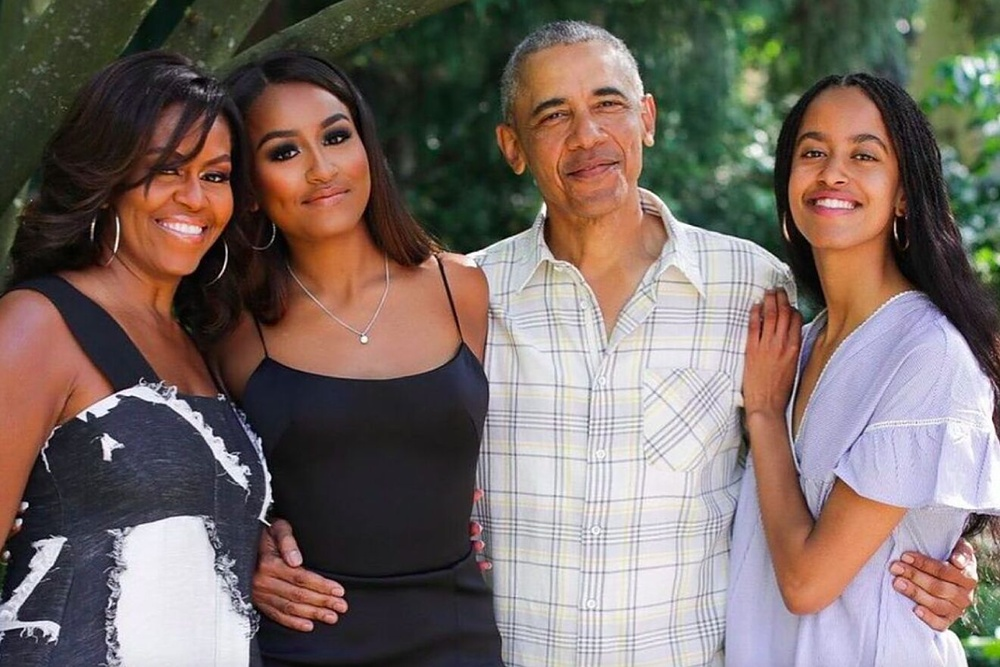
#> input picture train/obama/16723221568690.jpg, 1000 x 667 px, shrunk from 1320 x 881 before the run
$ python '20. faceRecognitionTraining.py'
#> lines starting #> are read from the running program, lines starting #| are printed output that depends on the picture
import os
import cv2 as cv
import numpy as np

# [5 lines of commented-out code are left out]


people = ['obama', 'mandela', 'trump']


DIR = r'./train'

haar_cascade = cv.CascadeClassifier("./haarcascade_frontalface_default.xml")

features = []
labels = []

def create_train():
    for person in people:
        path = os.path.join(DIR, person)
        # print(path)
        label = people.index(person)

        for img in os.listdir(path):
            img_path = os.path.join(path,img)

            img_array = cv.imread(img_path)
#> img_array is the input picture: shape (667, 1000, 3); mean B, G, R 101.8, 107.7, 120.8
            # print(img_array)
            gray = cv.cvtColor(img_array, cv.COLOR_BGR2GRAY)
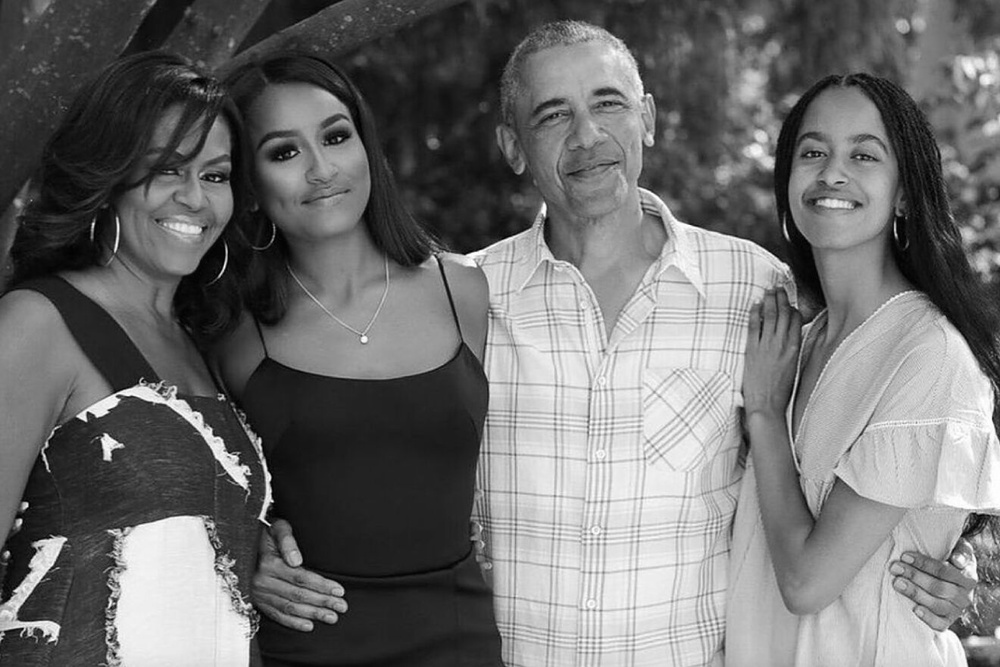
#> gray: shape (667, 1000); min 0, max 255, mean 110.9

            faces_react = haar_cascade.detectMultiScale(gray, scaleFactor=1.1, minNeighbors=4)
#> faces_react = [[774, 102, 131, 131], [130, 129, 122, 122], [238, 85, 153, 153], [775, 155, 121, 121], [503, 42, 169, 169]]

            for (x,y,w,h) in faces_react:
                faces_roi = gray[y:y+h, x:x+w]
                features.append(faces_roi)
                labels.append(label)
#> this loop made 5 passes
#> pass 1, in create_train, `faces_roi = gray[y:y+h, x:x+w]`:
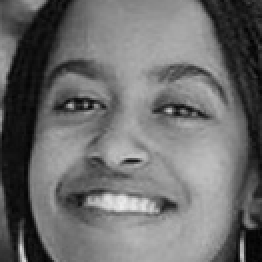
#> faces_roi: shape (131, 131) (shown 2 times larger); min 2, max 237, mean 108.5
#> pass 2, in create_train, `faces_roi = gray[y:y+h, x:x+w]`:
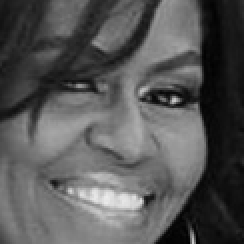
#> faces_roi: shape (122, 122) (shown 2 times larger); min 2, max 236, mean 86.5
#> pass 3, in create_train, `faces_roi = gray[y:y+h, x:x+w]`:
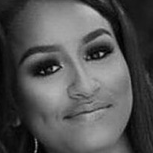
#> faces_roi: shape (153, 153); min 0, max 203, mean 83.7
#> after the loop, features = 5 items; labels = [0, 0, 0, 0, 0]
#> pass 2 of the loop in create_train, `for person in people:`:
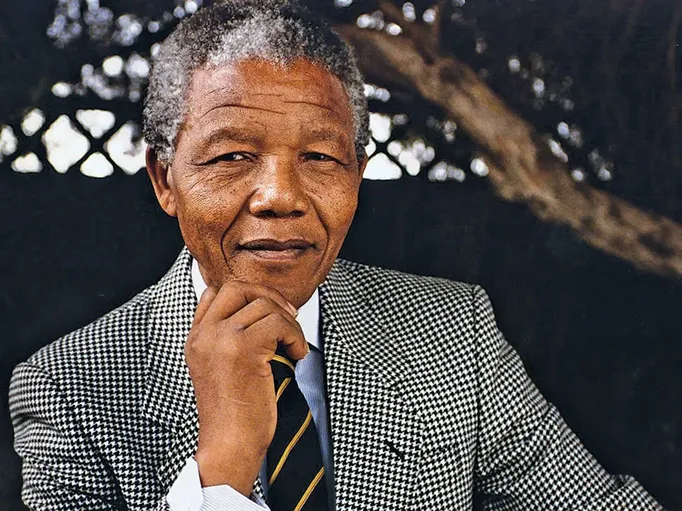
#> input picture train/mandela/Nelson-Mandela-South-African.webp, 682 x 511 px, shrunk from 900 x 675 before the run
#> in create_train, img_array is the input picture: shape (511, 682, 3); mean B, G, R 75.6, 78.7, 86.6
#> in create_train, `gray = cv.cvtColor(img_array, cv.COLOR_BGR2GRAY)`:
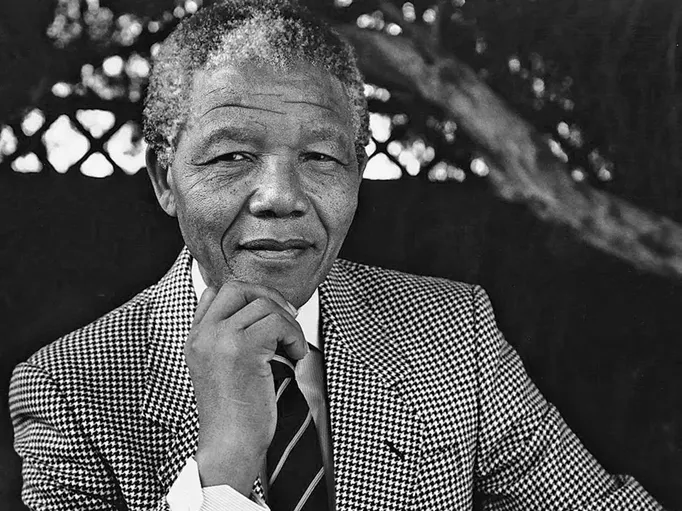
#> gray: shape (511, 682); min 0, max 255, mean 80.7
#> faces_react = [[159, 69, 225, 225]]
#> the loop in create_train, `for (x,y,w,h) in faces_react:` made 1 pass
#> pass 1, in create_train, `faces_roi = gray[y:y+h, x:x+w]`:
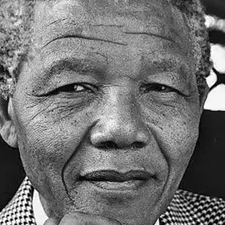
#> faces_roi: shape (225, 225); min 0, max 255, mean 114.6
#> after the loop in create_train, `for (x,y,w,h) in faces_react:`: features = 6 items; labels = [0, 0, 0, 0, 0, 1]

#> (the run stopped early here; a loop or call above may not have finished)
